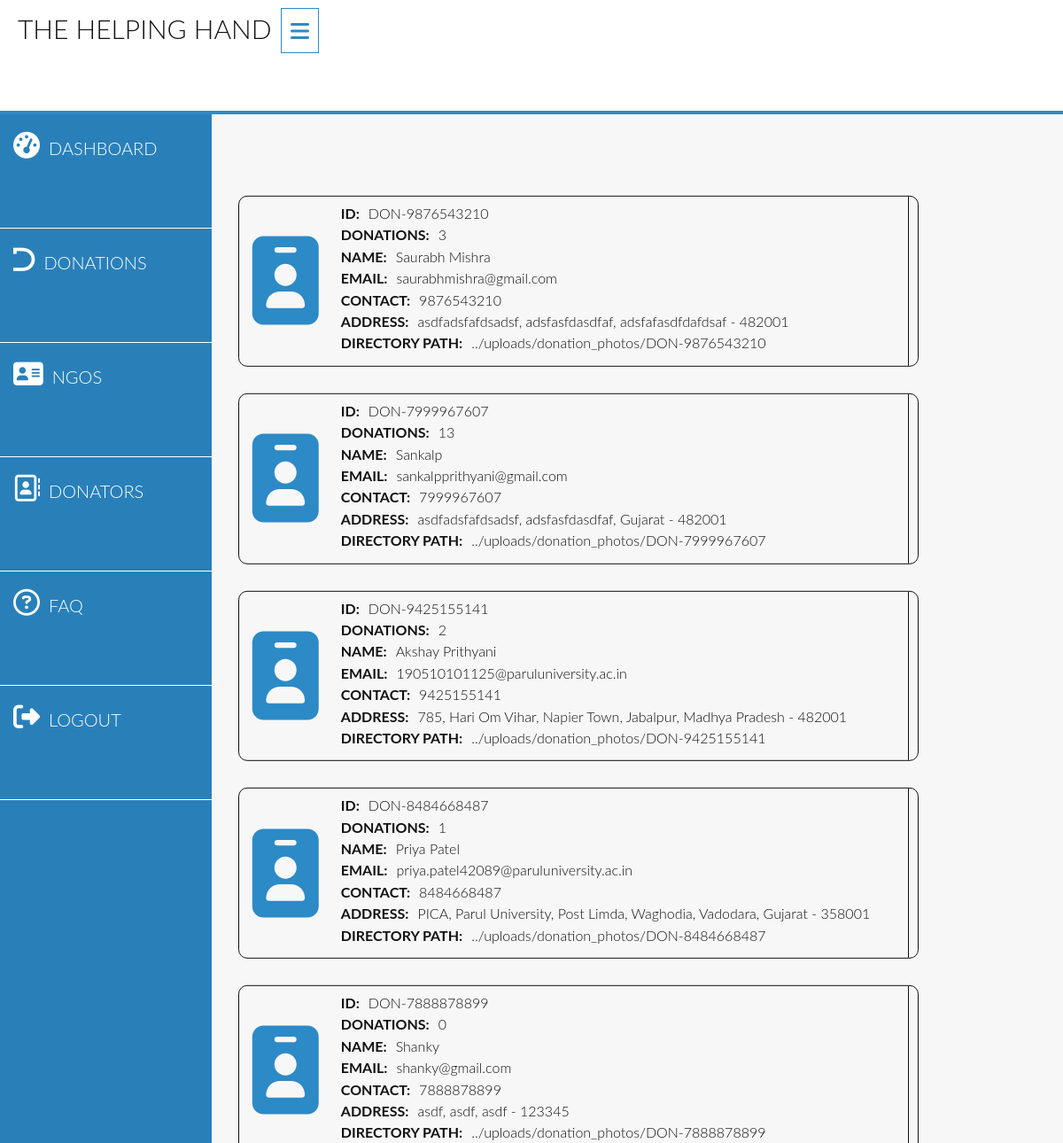
The page /admin/donators.php on the database as committed earlier.
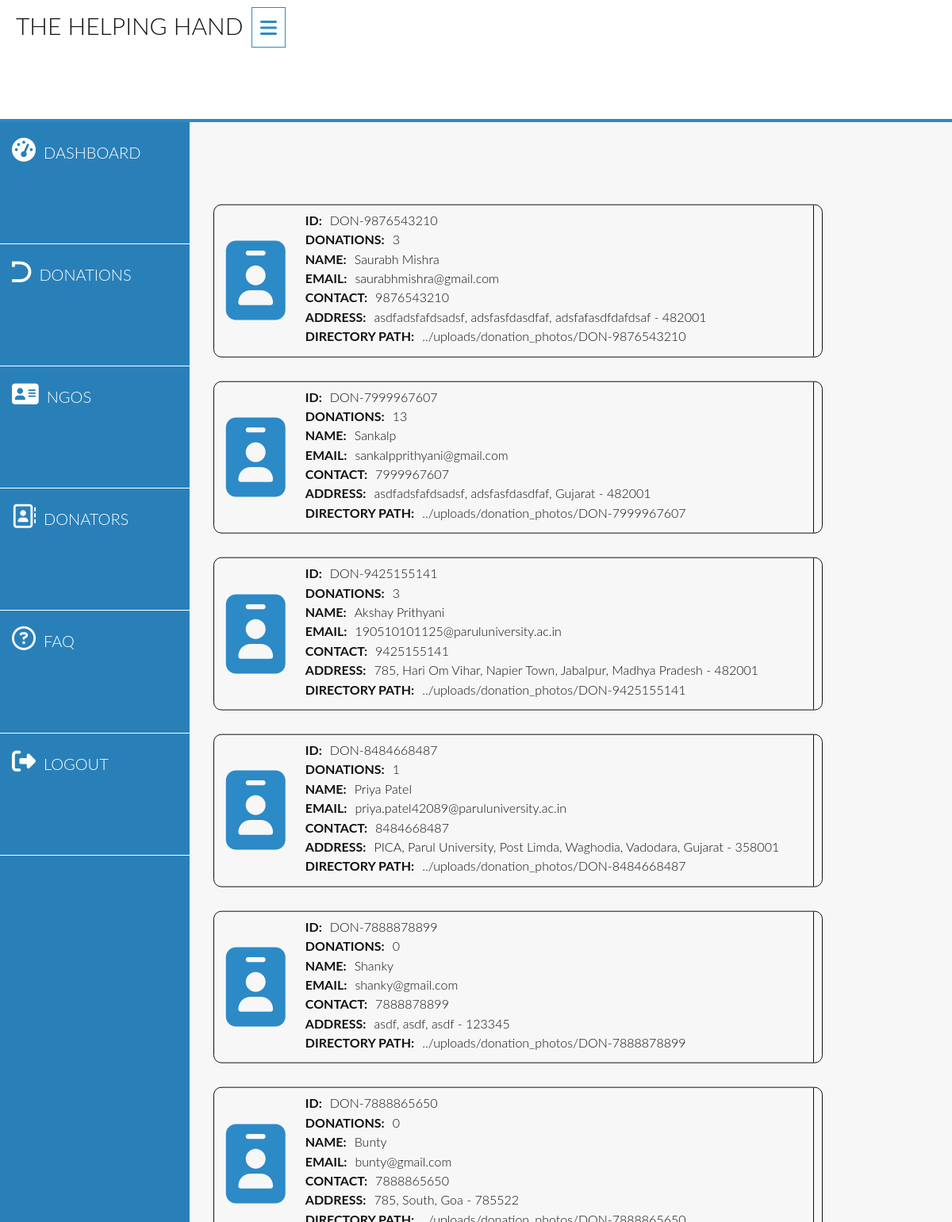
The same page on the database as committed later.
### tables this page shows
CREATE TABLE IF NOT EXISTS `donatorcred` (
  `id` varchar(16) NOT NULL,
  `username` varchar(40) NOT NULL,
  `pass` varchar(255) NOT NULL,
  `dob` date DEFAULT NULL,
  `email` varchar(150) NOT NULL,
  `contact` bigint NOT NULL,
  `address` varchar(150) NOT NULL,
  `city` varchar(40) NOT NULL,
  `state` varchar(40) NOT NULL,
  `pinCode` int NOT NULL,
  `directory` text NOT NULL,
  `donations` int NOT NULL DEFAULT '0',
  `emailVerified` bit(1) NOT NULL DEFAULT b'0',
  PRIMARY KEY (`id`),
  UNIQUE KEY `email` (`email`),
  UNIQUE KEY `contact` (`contact`)
);

### admin/donators.php (the view, shortened to what this page needs)
<?php
    include '../php/connection.php';
?>
<!doctype html>
<html class="no-js" lang="">
<head>
    <link rel="stylesheet" href="../css/normalize.css">
    <link rel="stylesheet" href="../css/Grid.css">
    <link rel="stylesheet" href="../css/adminPanel.css">
</head>
<body>
    <header>
        <?php include "php/header.php" ?>
    </header>
    <section class="row admin-panel-section">
        <div class="admin-navigation-section">
            <?php include "php/adminNavigator.php" ?>
        </div>
        <div class="admin-rest-section" id="adminDonationViewPanel">
            <div class="donator-container">
                <?php
                    if($donators = $sqlConnection->query("SELECT *FROM donatorcred;")){
                        while($arr = $donators->fetch_array()){
                            echo '<div class="donator">
                            <span class="donator-batch"><i class="fas fa-id-badge donator-batch-icon"></i></span>
                            <span class="donator-info">
                                <div>
                                    <span>ID: </span>
                                    <span>'.$arr[0].'</span>
                                </div>
                                <div>
                                    <span>Donations: </span>
                                    <span>'.$arr[11].'</span>
                                </div>
                                <div>
                                    <span>Name: </span>
                                    <span>'.$arr[1].'</span>
                                </div>
                                <div>
                                    <span>Email: </span>
                                    <span>'.$arr[4].'</span>
                                </div>
                                <div>
                                    <span>Contact: </span>
                                    <span>'.$arr[5].'</span>
                                </div>
                                <div>
                                    <span>Address: </span>
                                    <span>'.$arr[6].', '.$arr[7].', '.$arr[8].' - '.$arr[9].'</span>
                                </div>
                                <div>
                                    <span>Directory Path: </span>
                                    <span>'.$arr[10].'</span>
                                </div>
                            </span>
                        </div>';
                        }
                    }
                ?>
            </div>
        </div>
    </section>
</body>
</html>

### admin/php/header.php (shortened to what this page needs)
<div class="row admin-header">
    <span class="span-1-of-2 admin-header-label">THE HELPING HAND</span>
    <span onclick="responsiveNavigator()" class="admin-navigator-btn"><i class="fas fa-bars"></i></span>
</div>

### admin/php/adminNavigator.php
<ul class="admin-navigator" id="adminNavigator">
    <li class="admin-navigator-link">
        <a href="../../admin/admin.php"><i class="fas fa-tachometer-alt"></i><span>Dashboard</span></a>
    </li>
    <li class="admin-navigator-link">
        <a href="../../admin/donations.php"><i class="fab fa-dyalog"></i><span>Donations</span></a>
    </li>
    <li class="admin-navigator-link">
        <a href="../../admin/ngo.php"><i class="fas fa-address-card"></i><span>NGOs</span></a>
    </li>
    <li class="admin-navigator-link">
        <a href="../../admin/donators.php"><i class="far fa-address-book"></i><span>Donators</span></a>
    </li>
    <li class="admin-navigator-link">
        <a href="../../admin/faqSection.php"><i class="far fa-question-circle"></i><span>Faq</span></a>
    </li>
    <li class="admin-navigator-link">
        <a href="../../php/logout.php"><i class="fas fa-sign-out-alt"></i><span>LOGOUT</span></a>
    </li>
</ul>

### css/Grid.css (style rules this page uses)
.row { zoom: 1; }
.row:before, .row:after { content:""; display:table; }
.row:after { clear:both; }
.span-1-of-2 { width: 49.2%; }

### css/adminPanel.css (style rules this page uses)
:root { --theme-color: #2c8ac7; --dark-theme-color: #1d5a81; --default-text-color: #111111; --light-theme-color: #4bacec; --donator-theme-color: #3f87a6; --ngo-theme-color: #f69d3c; }
* { margin: 0; padding: 0; box-sizing: border-box; }
html { overflow: hidden; font-family: "Lato", "Arial", sans-serif; background-color: #f7f7f7; color: var(--default-text-color); font-weight: 300; font-size: 20px; text-rendering: optimizeLegibility; scroll-behavior: smooth; scrollbar-color: var(--theme-color) var(--default-text-color); scrollbar-width: 5px; }
.admin-header { position: relative; border-bottom: 4px solid var(--theme-color); padding: 15px 20px; height: 10vh; background: #fff; }
.admin-header-label { position: relative; display: inline-block; font-size: 150%; text-transform: uppercase; width: inherit; }
.admin-navigator-btn { border: 1px solid; position: relative; left: 5px; font-size: 120%; padding: 10px; color: var(--theme-color); cursor: pointer; }
.admin-panel-section { position: relative; width: 100%; height: 90vh; }
.admin-navigator { transition: 1s ease-out; background: #2980b9; color: #fff; position: absolute; width: 20%; float: left; height: 90vh; border-right: 1px solid; }
.admin-dashboard-section, .admin-rest-section { transition: 1s ease-out; position: relative; float: right; width: 80%; height: 90vh; }
.admin-rest-section { overflow-y: scroll; overflow-x: hidden; }
.admin-navigator-link { overflow-x: hidden; transition: 1s ease-out; cursor: pointer; display: flex; padding: 20px 10px; text-transform: uppercase; border-bottom: 1px solid; height: 10vh; }
ul li a, ul li a:visited, ul li a:active, ul li a:link, ul li a:focus { text-decoration: none; padding-left: 5px; color: #fff; }
.admin-navigator-link i { font-size: 150%; padding-right: 10px; }
.admin-navigator-link span { display: inline; transition: 1.5s ease-out; opacity: 0; animation: linkText 0.8s ease-out forwards 1.2s; }
.donator-container { position: relative; left: 8%; top: 10%; transform: translate(-5%, -5%); }
.donator { border: 1px solid; width: 80%; display: flex; border-radius: 10px; flex-wrap: wrap; margin-top: 30px; }
.donator .donator-batch { position: relative; color: var(--theme-color); border-radius: 10px; padding: 5px; }
.donator-batch-icon { position: relative; font-size: 100px; border-radius: 0%; top: 50%; padding: 10px; transform: translateY(-50%); }
.donator .donator-info { width: 85%; border-right: 1px solid; padding: 10px; }
.donator-info div { display: flex; padding-bottom: 6px; }
.donator-info div span:nth-child(1) { text-transform: uppercase; font-size: 80%; font-weight: bold; }
.donator-info div span:nth-child(2) { font-size: 80%; padding-left: 10px; }

Rows that differ between the two databases and show on the page:
changed donatorcred "DON-9425155141": donations "2" → "3"
added donatorcred: id "DON-7888865650", donations "0", username "Bunty", email "bunty@gmail.com", contact "7888865650", address "785", city "South", state "Goa", pinCode "785522"
